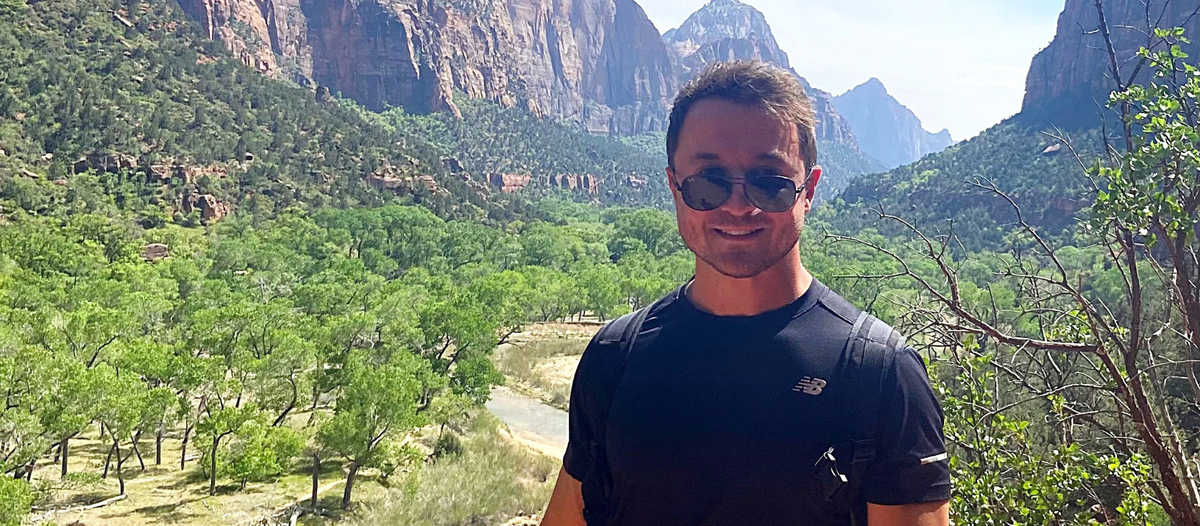
#> input picture img/typo.png, 1200 x 526 px
$ python zad6.py
#> lines starting #> are read from the running program, lines starting #| are printed output that depends on the picture; after the words box and inside, x2 and y2 are one past the last pixel; in counts of white or black regions, pixels touching at a corner belong together
import cv2
import numpy as np

img = cv2.imread('img/typo.png')
#> img is the input picture: shape (526, 1200, 3); mean B, G, R 117.8, 130.1, 120.5
cv2.imshow('typo', img)

mask = np.zeros(img.shape[:2], dtype=np.uint8)
cv2.circle(mask, (740, 150),85, 255, -1)
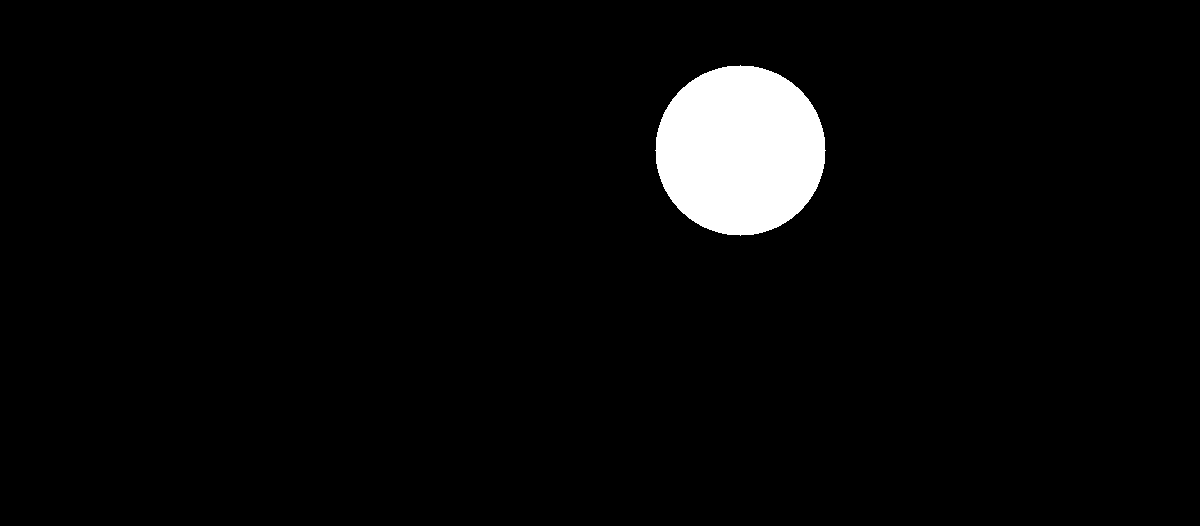
#> mask: shape (526, 1200); 3.6% white; 1 white region, box (x1, y1, x2, y2) and area: (655, 65, 826, 236) 22701
cv2.rectangle(mask, (680, 200), (805, 526), 255,-1)
cv2.rectangle(mask, (550, 300), (930, 526), 255,-1)
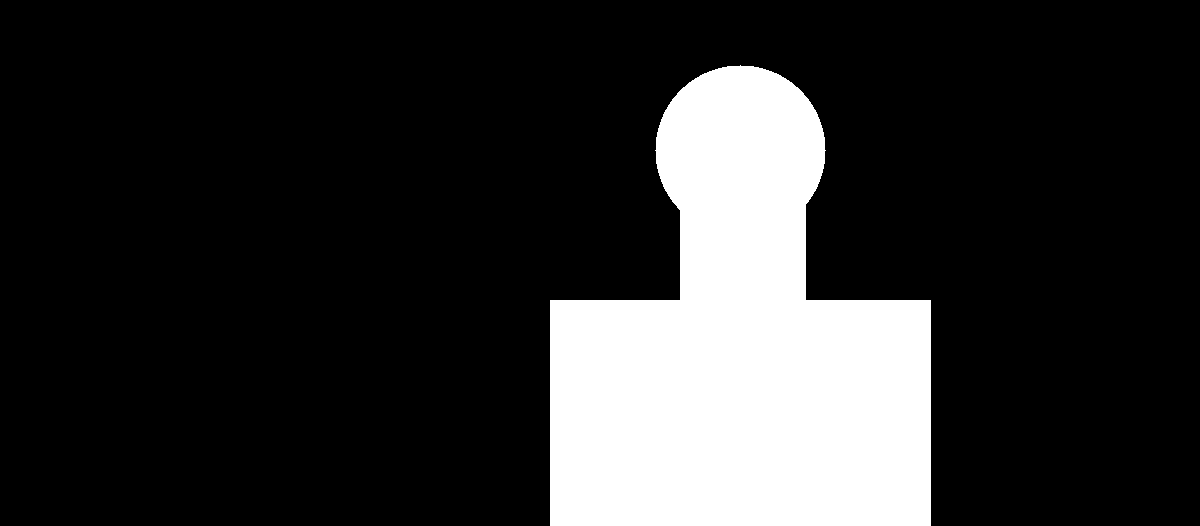
#> mask: shape (526, 1200); 18.7% white; 1 white region, box (x1, y1, x2, y2) and area: (550, 65, 931, 526) 118023
blurred = cv2.GaussianBlur(img, (9, 9), 0)
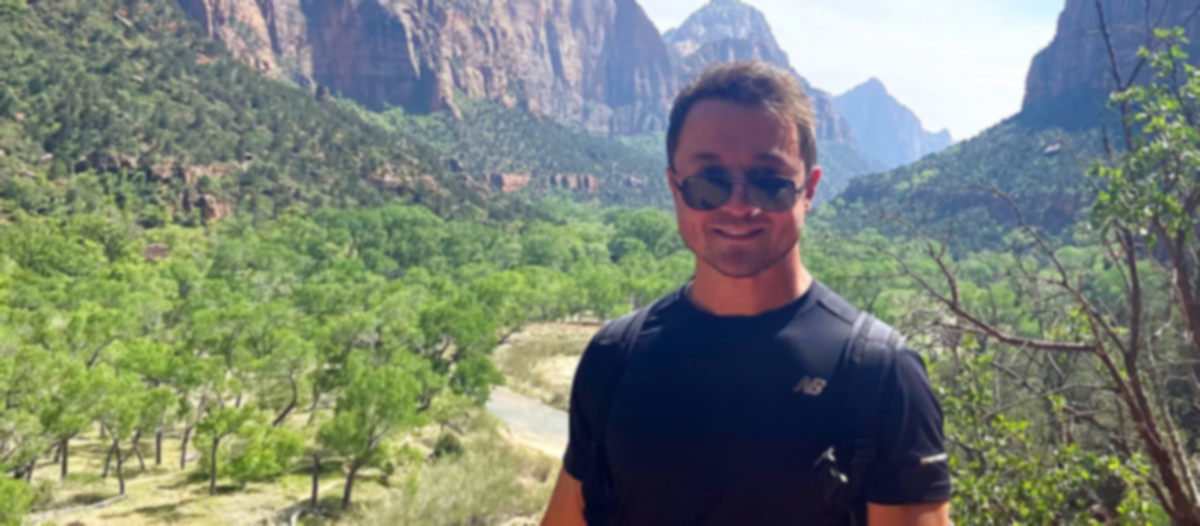
#> blurred: shape (526, 1200, 3); mean B, G, R 117.8, 130.1, 120.5
foreground = cv2.bitwise_and(img, img, mask=mask)
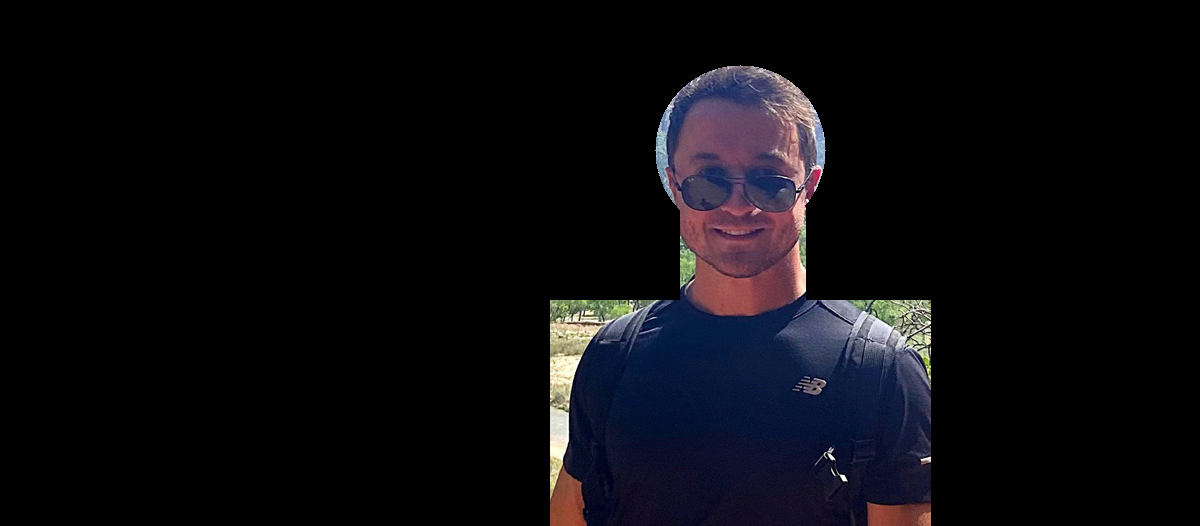
#> foreground: shape (526, 1200, 3); mean B, G, R 14.4, 10.5, 11.4
background_mask = cv2.bitwise_not(mask)
background = cv2.bitwise_and(blurred, blurred, mask=background_mask)
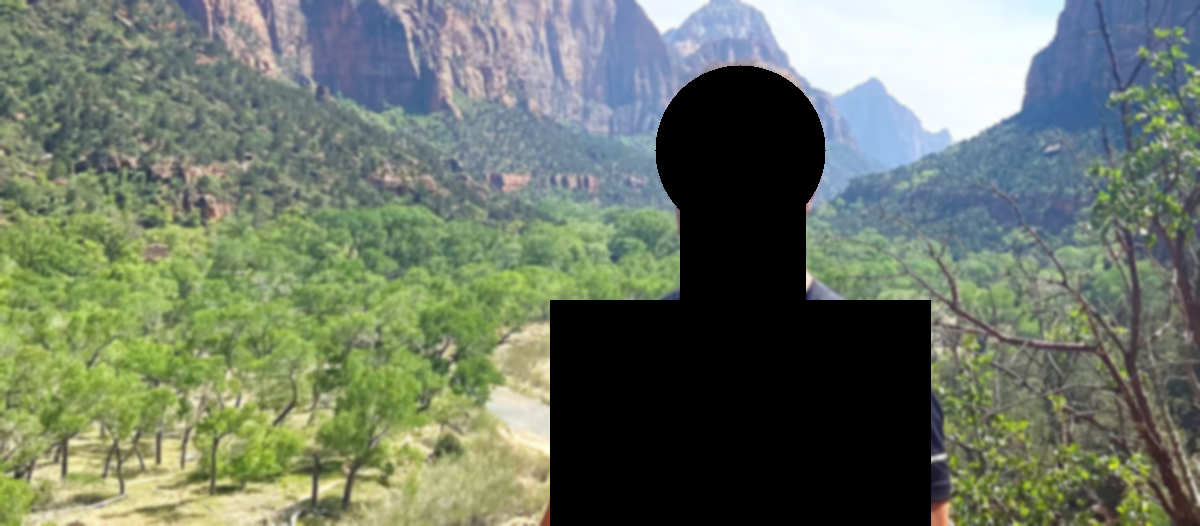
#> background: shape (526, 1200, 3); mean B, G, R 103.4, 119.5, 109.1
result = cv2.add(foreground, background)
cv2.imshow('result', result)


cv2.waitKey(0)

$ run again, with img/R.jpg saved as img/typo.png
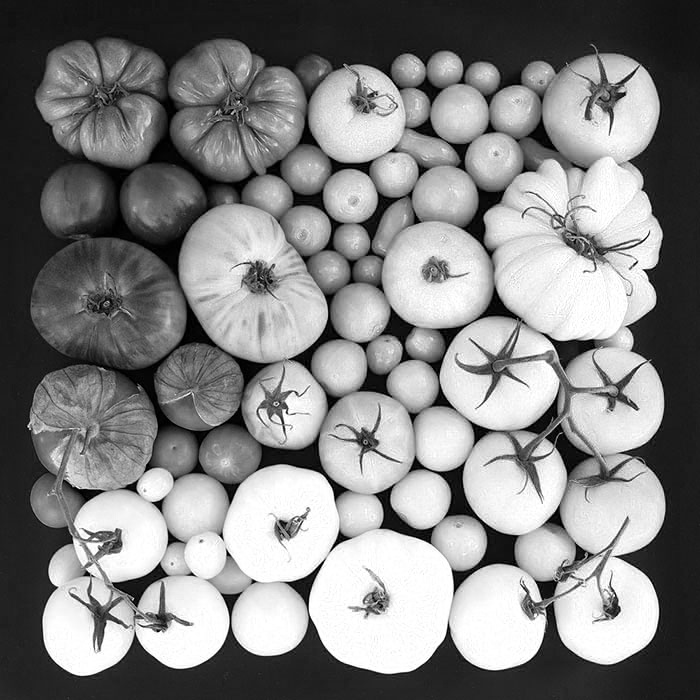
#> input picture img/R.jpg, 700 x 700 px
#> img is the input picture: shape (700, 700, 3); min 0, max 255, mean 131.1
#> `cv2.circle(mask, (740, 150),85, 255, -1)`:
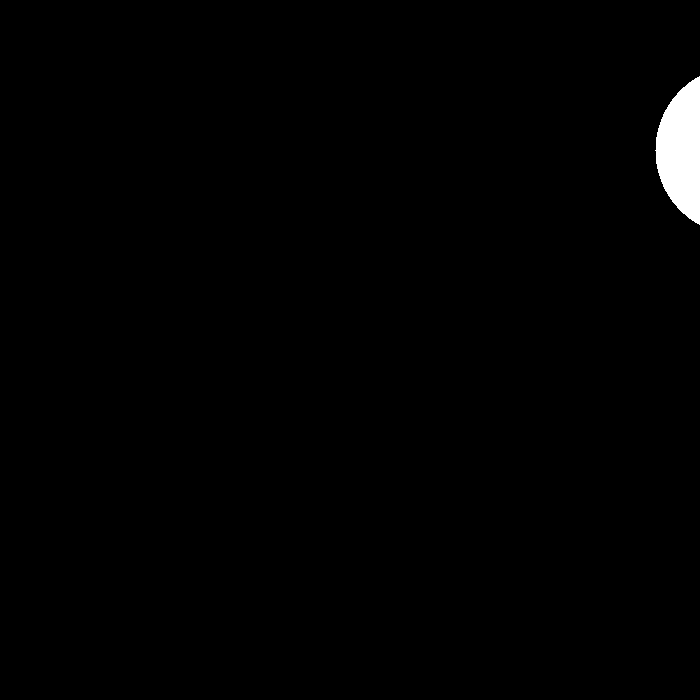
#> mask: shape (700, 700); 0.97% white; 1 white region, box (x1, y1, x2, y2) and area: (655, 76, 700, 225) 4737
#> `background = cv2.bitwise_and(blurred, blurred, mask=background_mask)`:
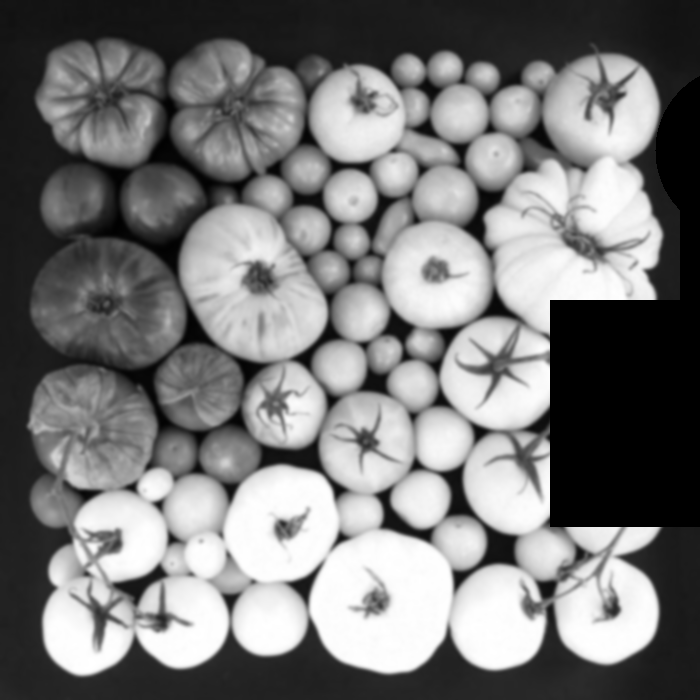
#> background: shape (700, 700, 3); min 0, max 255, mean 121.3
